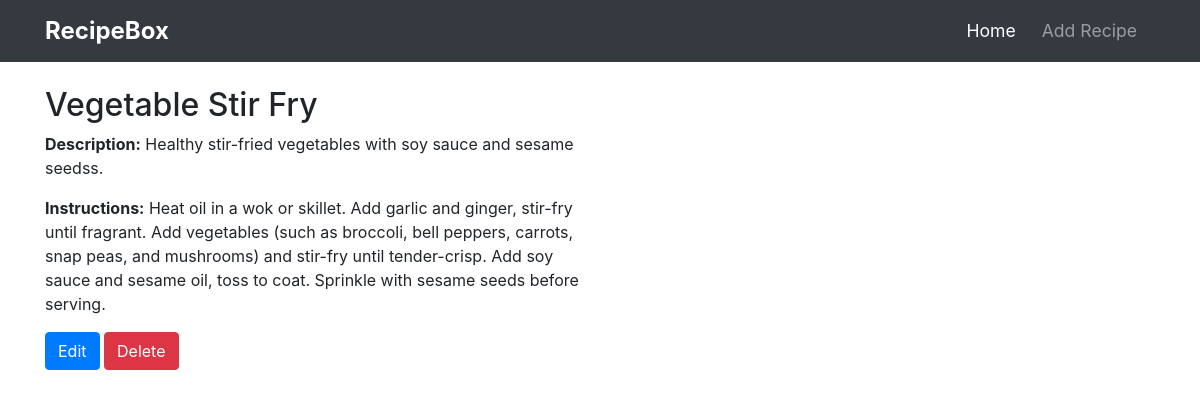
/1/, run on the app's committed database.
### Recipes/models.py (models this page shows, shortened)
class Recipe(models.Model):
    title = models.CharField(max_length=100)
    description = models.TextField()
    instructions = models.TextField()

### Recipes/views.py (the view)
# urls.py: path('<int:pk>/', RecipeDetailView.as_view(), name='recipe_detail'),
class RecipeDetailView(View):
    def get(self, request, pk):
        recipe = get_object_or_404(Recipe, pk=pk)
        return render(request, "recipe_detail.html", {"recipe": recipe})

### Recipes/templates/recipe_detail.html (shortened to what this page needs)
{% extends 'base.html' %}
{% block content %}
<div class="row">
    <div class="col-md-6">
        <h2>{{ recipe.title }}</h2>
        <p><strong>Description:</strong> {{ recipe.description }}</p>
        <p><strong>Instructions:</strong> {{ recipe.instructions }}</p>
        <a href="{% url 'recipe_update' recipe.pk %}" class="btn btn-primary">Edit</a>
        <a href="{% url 'recipe_delete' recipe.pk %}" class="btn btn-danger">Delete</a>
    </div>
    <div class="col-md-6">
    </div>
</div>
{% endblock %}

### Recipes/templates/base.html (shortened to what this page needs)
<!DOCTYPE html>
<html lang="en">
<head>
    <link rel="stylesheet" href="https://cdn.jsdelivr.net/npm/bootstrap@4.6.0/dist/css/bootstrap.min.css">
    <link rel="stylesheet" href="https://cdnjs.cloudflare.com/ajax/libs/font-awesome/5.15.4/css/all.min.css">
</head>
<body>
<nav class="navbar navbar-expand-lg navbar-dark bg-dark">
  <div class="container">
    <a class="navbar-brand" href="#">RecipeBox</a>
    <div class="collapse navbar-collapse" id="navbarNav">
      <ul class="navbar-nav ml-auto">
        <li class="nav-item active">
          <a class="nav-link" href="{% url 'recipe_list' %}">Home</a>
        </li>
        <li class="nav-item">
          <a class="nav-link" href="{% url 'recipe_create' %}">Add Recipe</a>
        </li>
      </ul>
    </div>
  </div>
</nav>
<div class="container mt-4">
    {% block content %}
    {% endblock %}
</div>
</body>
</html>

### Recipes/templates/base.html (style rules this page uses)
.navbar-brand { font-weight: bold; font-size: 1.5rem; }
.navbar-nav .nav-link { font-size: 1.1rem; color: #fff; margin-right: 10px; }

### data on the page
Recipe: title "Vegetable Stir Fry", description "Healthy stir-fried vegetables with soy sauce and sesame seedss.", instructions "Heat oil in a wok or skillet. Add garlic and ginger, stir-fry until fragrant. Add vegetables (such as broccoli, bell peppers, carrots, snap peas, and mushrooms) and stir-fry until tender-crisp. Add soy sauce and sesame oil, toss to coat. Sprinkle with sesame seeds before serving."
